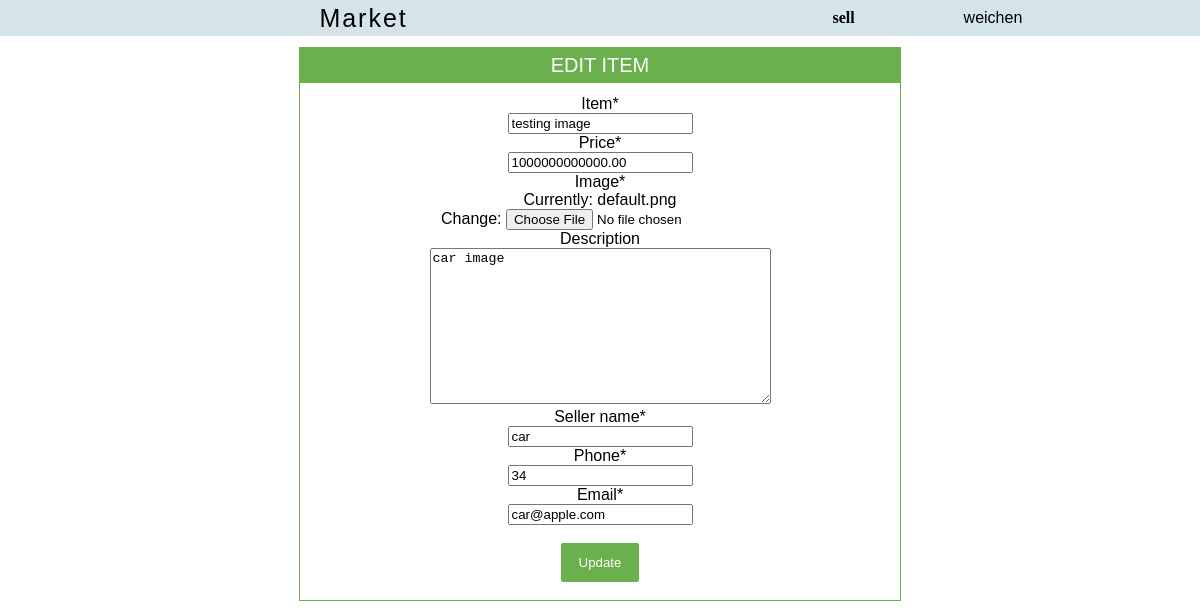
Screenshot of /item/27/edit (signed in) with the database file from the repository.
### sell/models.py (models this page shows)
class Product(models.Model):
	item = models.CharField(max_length=100, blank=False)
	price = models.DecimalField(decimal_places=2,max_digits=50, blank=False)
	image = models.ImageField(default='default.png',upload_to='item_pics')
	description = models.TextField(blank=True)
	seller_name = models.CharField(max_length=100, blank=False)
	phone = models.DecimalField(max_digits=10,decimal_places=0)
	email = models.EmailField(max_length=100)
	date_posted = models.DateTimeField(default=timezone.now)
	user = models.ForeignKey(User,null=True,on_delete=models.CASCADE)

### sell/views.py (the view)
# urls.py: path('item/<int:id>/edit', sell_views.item_edit, name='edit'),
@login_required(login_url='login')
def item_edit(request, id):
	if request.user == Product.objects.get(id=id).user:
		instance = get_object_or_404(Product, id=id)
		form = ProductForm(request.POST or None, request.FILES or None, instance=instance)
		if form.is_valid():
			form.save()
			messages.success(request, f'Successfully updated item')
			return redirect('user_products', request.user)
	else:
		messages.error(request, f'Failed to Update. You do not have access')
		return redirect('home')
	return render(request, 'sell/item_edit.html', {'form':form})

### sell/forms.py
class ProductForm(forms.ModelForm):
	class Meta:
		model = Product
		fields = [
			'item',
			'price',
			'image',
			'description',
			'seller_name',
			'phone',
			'email'
		]

### sell/templates/sell/item_edit.html (shortened to what this page needs)
{%extends "sell/base.html"%}
{% load crispy_forms_tags %}
{% block content %}
<div class="container">
	<div class="title">EDIT ITEM</div>
	<form method="POST" enctype="multipart/form-data">
		{{ form|crispy }}
		<button type="submit" class="loginBtn">Update</button>
	</form>
</div>
{% endblock content %}

### sell/templates/sell/base.html (shortened to what this page needs)
{% load static %}
<!DOCTYPE html>
<html>
<head>
</head>
<body>
	<nav>
		<a href="{% url 'home' %}" id="market">Market</a>
		<a href="{% url 'sell' %}" id="sellBtn"><strong style="font-family:'georgia';">sell</strong></a>
		{% if user.is_authenticated %}
			<a href="{% url 'user_products' user.username %}" id="loginBtn">{{user.username}}</a>
		{% else %}
			<a href="{% url 'login' %}" id="loginBtn">Login/Register</a>
		{% endif %}
	</nav>
	<br><br>
	{% block content %}{% endblock %}
</body>
</html>

### sell/templates/sell/item_edit.html (style rules this page uses)
.loginBtn { margin: 3%; padding: 2%; padding-left: 3%; padding-right: 3%; border-radius: 2px; color: white; background-color: #6ab04c; }
.title { padding: 1%; background-color: #6ab04c; color: white; font-size: 20px; margin-bottom: 2%; }
.container { width: 50%; outline: solid 1px #6ab04c; margin-left: auto; margin-right: auto; margin-top: 1%; }

### sell/templates/sell/base.html (style rules this page uses)
nav { background-color: rgba(172,202,212,0.5); display: inline-flex; align-items: center; padding: 0.3%; position: fixed; width: 100%; left: 0; }
body { margin: 0; font-family: 'calibri light','arial','calibri'; text-align: center; }
#market { font-family: 'georgia','arial','calibri'; font-size: 25px; letter-spacing: 2px; font-weight: 500; flex: 3; }
#loginBtn, #sellBtn { flex: 1; }
#loginBtn { text-align: left; }
a { text-decoration: none; color: black; }
button { cursor: pointer; border: none; }

### rows the page displays
Product: item "testing image", price "1000000000000.00", description "car image", seller_name "car", phone "34", email "car@apple.com"

### other values shown
{{ user.username }} "weichen"
